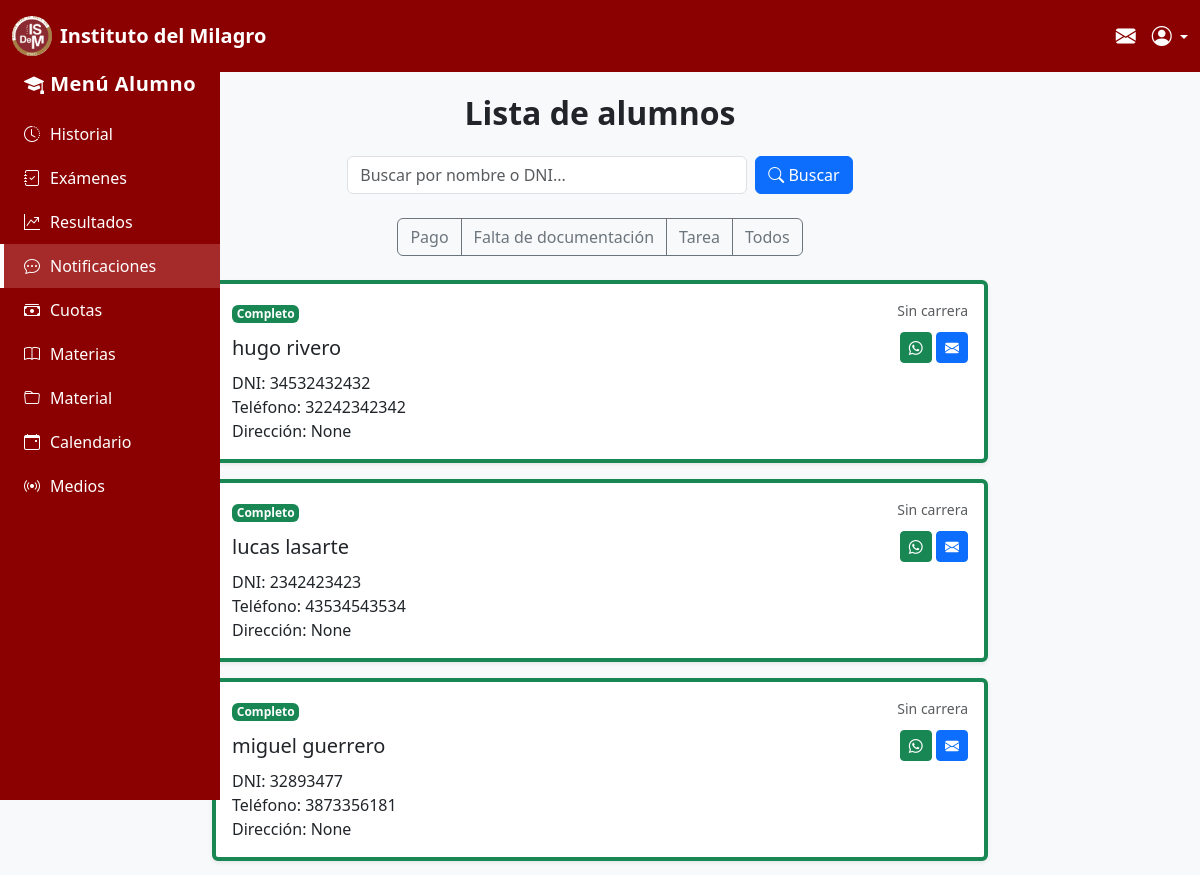
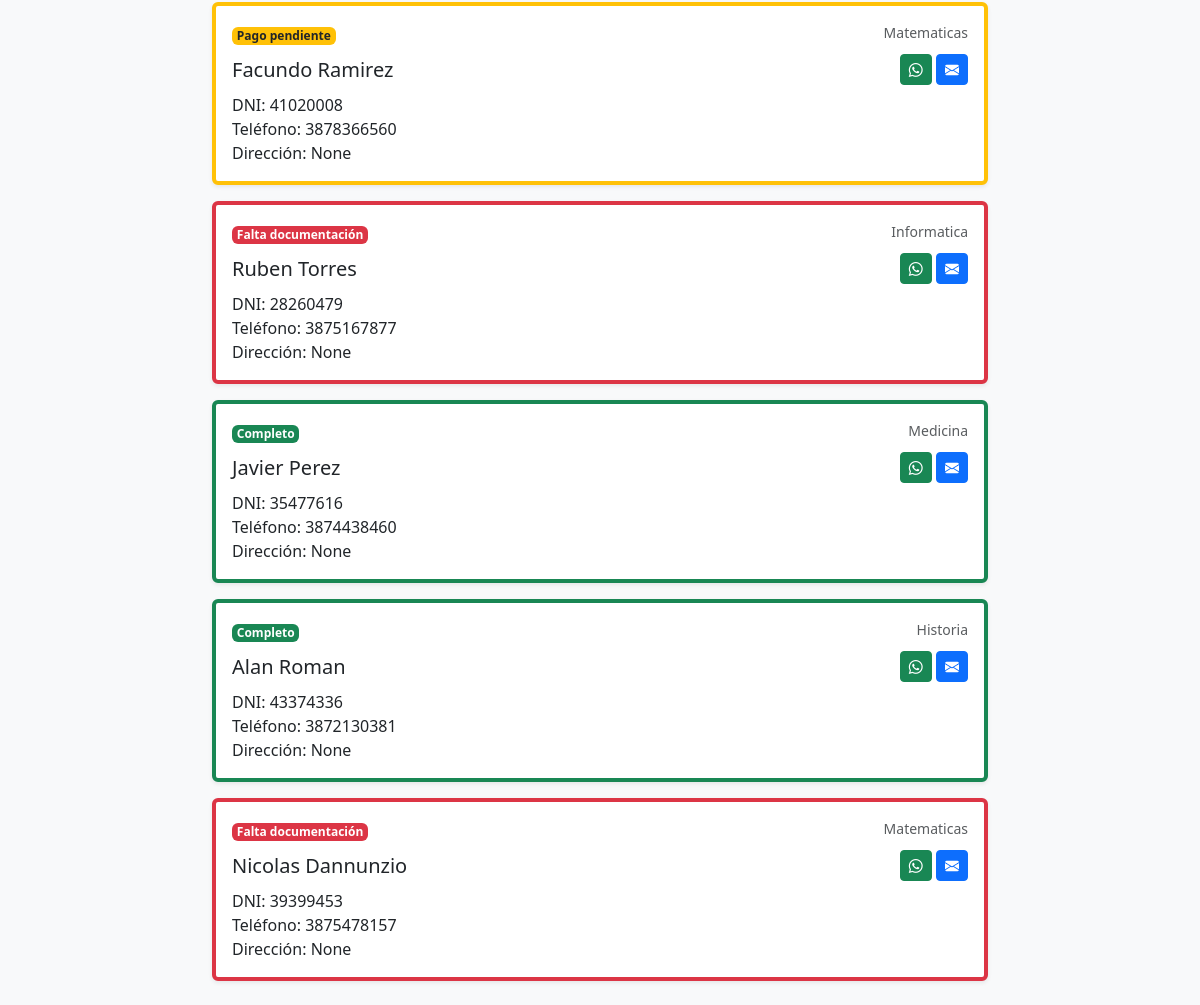
The app's page /home/ (signed in), older data (2 pictures, top to bottom).
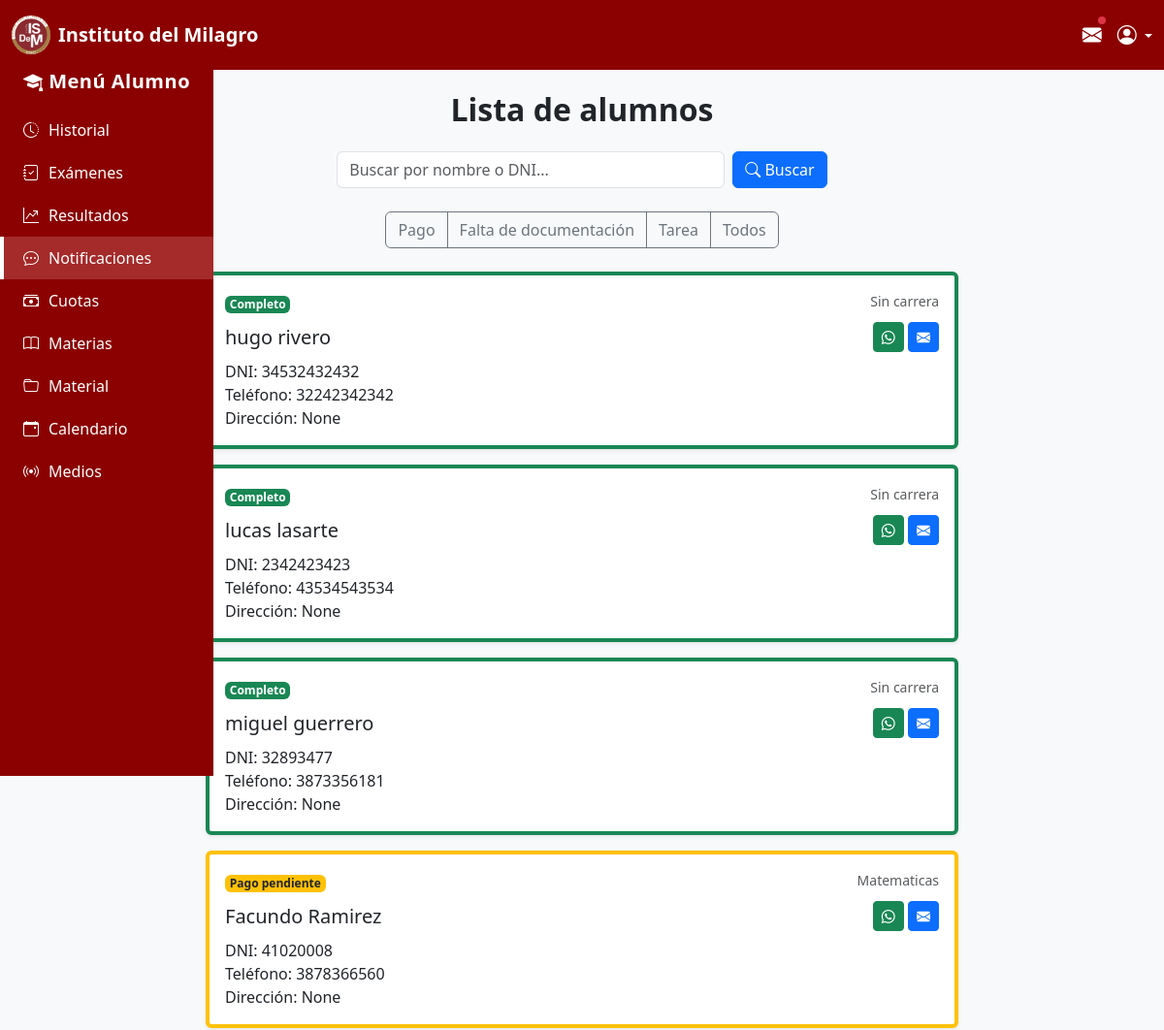
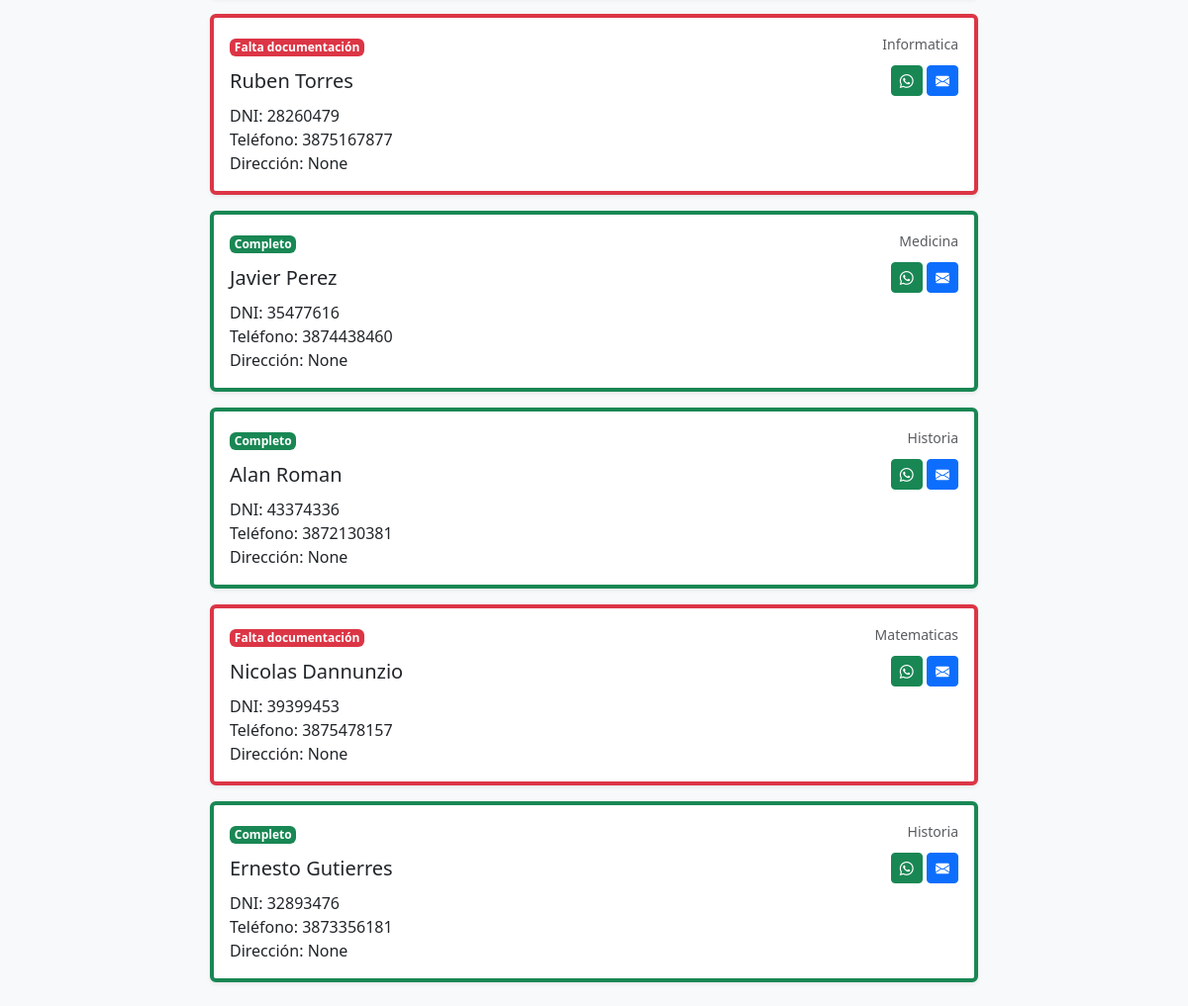
The same page, newer data (2 pictures, top to bottom).
### mensajes/models.py (models this page shows, shortened)
class PerfilAlumno(models.Model):
    user = models.OneToOneField(User, on_delete=models.CASCADE)
    dni = models.CharField(max_length=20, unique=True)
    telefono = models.CharField(max_length=20, blank=True, null=True)
    direccion = models.CharField(max_length=200, blank=True, null=True)
    carrera = models.ForeignKey(Carrera, on_delete=models.SET_NULL, blank=True, null=True)
    estado_documentacion = models.BooleanField(default=True)  # True = completa, False = faltante
    estado_pago = models.BooleanField(default=True)  # True = al día, False = pendiente

class Carrera(models.Model):
    MODALIDAD_CHOICES = (
        ('Presencial', 'Presencial'),
        ('A distancia', 'A distancia'),
    )
    NOMBRE_CHOICES = (
        ('Historia', 'Historia'),
        ('Matematicas', 'Matemáticas'),
        ('Informatica', 'Informática'),
        ('Medicina', 'Medicina'),
    )
    nombre = models.CharField(max_length=100, choices=NOMBRE_CHOICES)
    modalidad = models.CharField(max_length=20, choices=MODALIDAD_CHOICES)
    descripcion = models.TextField(blank=True, null=True)

### mensajes/views.py (the view)
# urls.py: path('home/',views.listar_alumnos, name='alumnos_lista'),
@login_required
def listar_alumnos(request):
    alumnos = PerfilAlumno.objects.select_related('user', 'carrera').all()
    return render(request, 'mensajes/interfaz.html', {'alumnos': alumnos})

### mensajes/templates/mensajes/interfaz.html (shortened to what this page needs)
<!DOCTYPE html>
<html lang="es">
<head>
    <link href="https://cdn.jsdelivr.net/npm/bootstrap@5.3.3/dist/css/bootstrap.min.css" rel="stylesheet">
    <link rel="stylesheet" href="https://cdn.jsdelivr.net/npm/bootstrap-icons@1.11.3/font/bootstrap-icons.min.css">
</head>
<body style="padding-top: 70px;">
    {% include "mensajes/navbar.html" %}
    {% include "mensajes/sidebar.html" %}
    <main class="d-flex justify-content-center align-items-start p-4">
        <div class="container text-center">
            {% if user.is_staff %}
                <h2 class="fw-bold text-dark mb-4">Lista de alumnos</h2>
                <div class="mb-4 d-flex justify-content-center gap-2">
                    <input type="text" id="search-input" class="form-control" placeholder="Buscar por nombre o DNI...">
                    <button id="btn-buscar" class="btn btn-primary">
                        <i class="bi bi-search"></i> Buscar
                    </button>
                </div>
                <div class="btn-group mb-4" role="group">
                    <button type="button" class="btn btn-outline-secondary tag-btn" data-tag="Pago">Pago</button>
                    <button type="button" class="btn btn-outline-secondary tag-btn" data-tag="Falta de documentación">Falta de documentación</button>
                    <button type="button" class="btn btn-outline-secondary tag-btn" data-tag="Tarea">Tarea</button>
                    <button type="button" class="btn btn-outline-secondary tag-btn" data-tag="">Todos</button>
                </div>
                <div id="alumnos-container" class="d-flex flex-column gap-3">
                    {% for alumno in alumnos %}
                        <div
                            class="alumno-card card border-start border-4 {% if not alumno.estado_pago %}border-warning{% elif not alumno.estado_documentacion %}border-danger{% else %}border-success{% endif %} shadow-sm"
                            data-estado-pago="{{ alumno.estado_pago|yesno:'completo,pago_pendiente' }}"
                            data-estado-doc="{{ alumno.estado_documentacion|yesno:'completo,falta_documentacion' }}"
                            data-alumno-id="{{ alumno.id }}"
                            data-user-id="{{ alumno.user.id }}"
                        >
                            <div class="card-body text-start">
                                <div class="d-flex justify-content-between mb-2">
                                    <div>
                                        {% if not alumno.estado_pago %}
                                            <span class="badge bg-warning text-dark">Pago pendiente</span>
                                        {% elif not alumno.estado_documentacion %}
                                            <span class="badge bg-danger">Falta documentación</span>
                                        {% else %}
                                            <span class="badge bg-success">Completo</span>
                                        {% endif %}
                                    </div>
                                    <small class="text-muted">
                                        {% if alumno.carrera %}{{ alumno.carrera.nombre }}{% else %}Sin carrera{% endif %}
                                    </small>
                                </div>
                                <div class="d-flex justify-content-between align-items-center">
                                    <h5 class="card-title mb-0">{{ alumno.user.first_name }} {{ alumno.user.last_name }}</h5>
                                    <div class="contact-icons">
                                        {% if alumno.telefono %}
                                        <button class="btn btn-success btn-sm send-whatsapp" data-alumno-id="{{ alumno.id }}" data-nombre="{{ alumno.user.first_name }}" data-telefono="{{ alumno.telefono }}" title="Enviar WhatsApp">
                                            <i class="bi bi-whatsapp"></i>
                                        </button>
                                        {% endif %}
                                        {% if alumno.user.email %}
                                        <button class="btn btn-primary btn-sm send-email" data-alumno-id="{{ alumno.id }}" data-nombre="{{ alumno.user.first_name }}" data-email="{{ alumno.user.email }}" title="Enviar correo">
                                            <i class="bi bi-envelope-fill"></i>
                                        </button>
                                        {% endif %}
                                    </div>
                                </div>
                                <p class="card-text mt-2">
                                    DNI: <span class="alumno-dni">{{ alumno.dni }}</span><br>
                                    Teléfono: {{ alumno.telefono }}<br>
                                    Dirección: {{ alumno.direccion }}
                                </p>
                            </div>
                        </div>
                    {% endfor %}
                </div>
            {% endif %}
        </div>
    </main>
</body>
</html>

### mensajes/templates/mensajes/navbar.html (shortened to what this page needs)
{% load static %}
<nav class="navbar navbar-expand-lg fixed-top" style="background-color: #8B0000;">
    <div class="container-fluid">
        <a class="navbar-brand d-flex align-items-center" href="#">
            <img src='{% static "descarga.png" %}' alt="Logo" width="40" height="40" style="border-radius: 50%;">
            <span class="navbar-text fw-bold fs-5 ms-2" style="color: white;">
                Instituto del Milagro
            </span>
        </a>
        <a href="{% url 'mensajes' %}" class="nav-link position-relative me-3">
            <i class="bi bi-envelope-fill fs-5" style="color: white;"></i>
            <span id="mensajes-punto" class="position-absolute top-0 start-100 translate-middle p-1 bg-danger rounded-circle" style="display:none;"></span>
        </a>
        <div class="dropdown">
            <a class="nav-link dropdown-toggle" style="color: white;" href="#" role="button" id="perfilDropdown" data-bs-toggle="dropdown" aria-expanded="false">
                <i class="bi bi-person-circle fs-5" style="color: white;"></i>
            </a>
        </div>
    </div>
</nav>

### mensajes/templates/mensajes/sidebar.html (shortened to what this page needs)
<div class="sidebar">
    <h5><i class="bi bi-mortarboard-fill"></i> Menú Alumno</h5>
    <a href="#"><i class="bi bi-clock-history"></i> Historial</a>
    <a href="#"><i class="bi bi-journal-check"></i> Exámenes</a>
    <a href="#"><i class="bi bi-graph-up-arrow"></i> Resultados</a>
    <a href="#" class="active"><i class="bi bi-chat-dots"></i> Notificaciones</a>
    <a href="#"><i class="bi bi-cash-stack"></i> Cuotas</a>
    <a href="#"><i class="bi bi-book"></i> Materias</a>
    <a href="#"><i class="bi bi-folder"></i> Material</a>
    <a href="#"><i class="bi bi-calendar-event"></i> Calendario</a>
    <a href="#"><i class="bi bi-broadcast"></i> Medios</a>
</div>

### mensajes/templates/mensajes/interfaz.html (style rules this page uses)
body { background-color: #f8f9fa; }
main { min-height: 100vh; }
.container { max-width: 800px; }
.tag-btn { transition: all 0.3s; }
#search-input { max-width: 400px; }

### mensajes/templates/mensajes/navbar.html (style rules this page uses)
.badge { padding: 0.25em 0.4em; }

### mensajes/templates/mensajes/sidebar.html (style rules this page uses)
.sidebar { position: fixed; top: 56px; left: 0; width: 220px; height: calc(100vh - 56px); background-color: #8B0000; color: #fff; display: flex; flex-direction: column; padding-top: 1rem; z-index: 1000; overflow-y: auto; }
.sidebar h5 { text-align: center; margin-bottom: 1rem; font-weight: 600; letter-spacing: 0.5px; }
.sidebar a { color: #fff; text-decoration: none; padding: 10px 20px; display: flex; align-items: center; transition: 0.3s; border-left: 4px solid transparent; }
.sidebar a i { margin-right: 10px; }
.sidebar a:hover, .sidebar a.active { background-color: #a52a2a; border-left: 4px solid #fff; }

Row changes from the older to the newer data that the page shows:
added PerfilAlumno: estado_pago "Completo", carrera.nombre "Historia", user.first_name "Ernesto", user.last_name "Gutierres", dni "32893476", telefono "3873356181", direccion "None"
